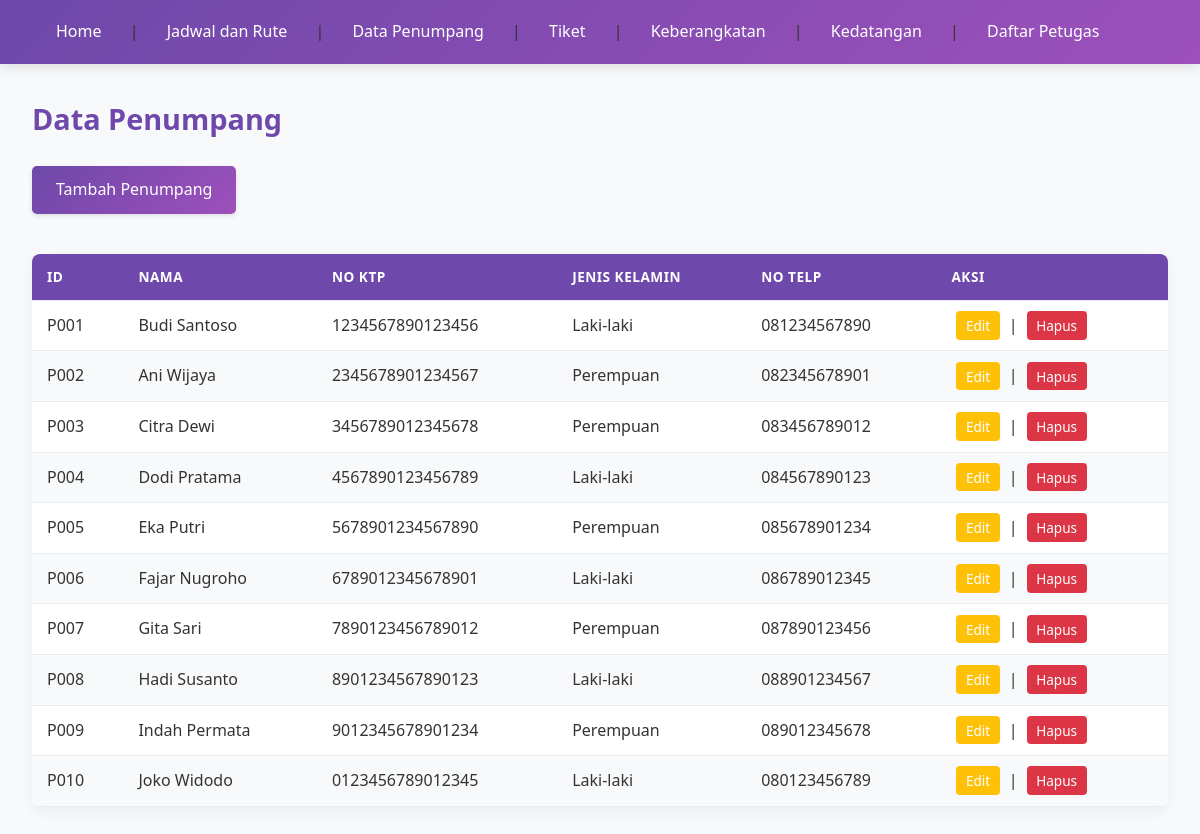
The page /dataPenumpang.php on the database its author committed.
### tables this page shows
CREATE TABLE `penumpang` (
  `id_penumpang` varchar(50) NOT NULL,
  `nama` varchar(100) DEFAULT NULL,
  `no_ktp` varchar(20) DEFAULT NULL,
  `jenis_kelamin` varchar(10) DEFAULT NULL,
  `no_telp` varchar(20) DEFAULT NULL
);

### dataPenumpang.php (the view, shortened to what this page needs)
<?php
include 'db.php';
?>
<!DOCTYPE html>
<html lang="id">
<head>
  <link rel="stylesheet" href="style/dataPenumpang.css">
</head>
<body>
    <nav>
        <a href="index.php">Home</a> |
        <a href="jadwalRute.php">Jadwal dan Rute</a> |
        <a href="dataPenumpang.php">Data Penumpang</a> |
        <a href="tiket.php">Tiket</a> |
        <a href="keberangkatan.php">Keberangkatan</a> |
        <a href="kedatangan.php">Kedatangan</a> |
        <a href="daftar_petugas.php">Daftar Petugas</a>
    </nav>
  <main>
    <h2>Data Penumpang</h2>
    <a class="button" href="dataPenumpang/add.php">Tambah Penumpang</a>
    <table>
      <thead>
        <tr>
          <th>ID</th>
          <th>Nama</th>
          <th>No KTP</th>
          <th>Jenis Kelamin</th>
          <th>No Telp</th>
          <th>Aksi</th>
        </tr>
      </thead>
      <tbody>
        <?php
        $result = $conn->query("SELECT * FROM penumpang");
        while ($row = $result->fetch_assoc()):
        ?>
        <tr>
          <td><?= htmlspecialchars($row['id_penumpang']) ?></td>
          <td><?= htmlspecialchars($row['nama']) ?></td>
          <td><?= htmlspecialchars($row['no_ktp']) ?></td>
          <td><?= htmlspecialchars($row['jenis_kelamin']) ?></td>
          <td><?= htmlspecialchars($row['no_telp']) ?></td>
          <td>
            <a href="dataPenumpang/edit.php?id=<?= $row['id_penumpang'] ?>">Edit</a> |
            <a href="dataPenumpang/delete.php?id=<?= $row['id_penumpang'] ?>"
               onclick="return confirm('Yakin ingin menghapus data ini?')">Hapus</a>
          </td>
        </tr>
        <?php endwhile; ?>
      </tbody>
    </table>
  </main>
</body>
</html>

### style/dataPenumpang.css (style rules this page uses)
* { margin: 0; padding: 0; box-sizing: border-box; font-family: 'Segoe UI', Tahoma, Geneva, Verdana, sans-serif; }
body { background-color: #f8f9fa; color: #333; line-height: 1.6; }
nav { background: linear-gradient(135deg, #6e48aa 0%, #9d50bb 100%); padding: 1.2rem 2rem; box-shadow: 0 4px 12px rgba(0, 0, 0, 0.1); }
nav a { color: white; text-decoration: none; font-weight: 500; margin: 0 0.5rem; padding: 0.5rem 1rem; border-radius: 4px; transition: all 0.3s ease; }
main { max-width: 1200px; margin: 2rem auto; padding: 0 2rem; }
h2 { color: #6e48aa; margin-bottom: 1.5rem; font-size: 1.8rem; font-weight: 600; }
.button { display: inline-block; background: linear-gradient(135deg, #6e48aa 0%, #9d50bb 100%); color: white; padding: 0.7rem 1.5rem; text-decoration: none; border-radius: 5px; font-weight: 500; margin-bottom: 1.5rem; transition: all 0.3s ease; box-shadow: 0 2px 5px rgba(0,0,0,0.1); }
table { width: 100%; border-collapse: collapse; margin-top: 1rem; box-shadow: 0 5px 15px rgba(0, 0, 0, 0.05); background-color: white; border-radius: 8px; overflow: hidden; }
th, td { padding: 12px 15px; text-align: left; border-bottom: 1px solid #e9ecef; }
th { background-color: #6e48aa; color: white; font-weight: 600; text-transform: uppercase; font-size: 0.85rem; letter-spacing: 0.5px; }
tr { transition: all 0.2s ease; }
tr:nth-child(even) { background-color: #f8f9fa; }
td a { color: white; text-decoration: none; font-weight: 500; margin: 0 0.3rem; padding: 0.3rem 0.6rem; border-radius: 4px; transition: all 0.2s ease; font-size: 0.85rem; }
td a:nth-child(1) { background: #ffc107 }
td a:nth-child(2) { background: #dc3545 }

### rows shown on the page
penumpang: id_penumpang "P001", nama "Budi Santoso", no_ktp "1234567890123456", jenis_kelamin "Laki-laki", no_telp "081234567890"
penumpang: id_penumpang "P002", nama "Ani Wijaya", no_ktp "2345678901234567", jenis_kelamin "Perempuan", no_telp "082345678901"
penumpang: id_penumpang "P003", nama "Citra Dewi", no_ktp "3456789012345678", jenis_kelamin "Perempuan", no_telp "083456789012"
penumpang: id_penumpang "P004", nama "Dodi Pratama", no_ktp "4567890123456789", jenis_kelamin "Laki-laki", no_telp "084567890123"
penumpang: id_penumpang "P005", nama "Eka Putri", no_ktp "5678901234567890", jenis_kelamin "Perempuan", no_telp "085678901234"
penumpang: id_penumpang "P006", nama "Fajar Nugroho", no_ktp "6789012345678901", jenis_kelamin "Laki-laki", no_telp "086789012345"
penumpang: id_penumpang "P007", nama "Gita Sari", no_ktp "7890123456789012", jenis_kelamin "Perempuan", no_telp "087890123456"
penumpang: id_penumpang "P008", nama "Hadi Susanto", no_ktp "8901234567890123", jenis_kelamin "Laki-laki", no_telp "088901234567"
penumpang: id_penumpang "P009", nama "Indah Permata", no_ktp "9012345678901234", jenis_kelamin "Perempuan", no_telp "089012345678"
penumpang: id_penumpang "P010", nama "Joko Widodo", no_ktp "0123456789012345", jenis_kelamin "Laki-laki", no_telp "080123456789"
